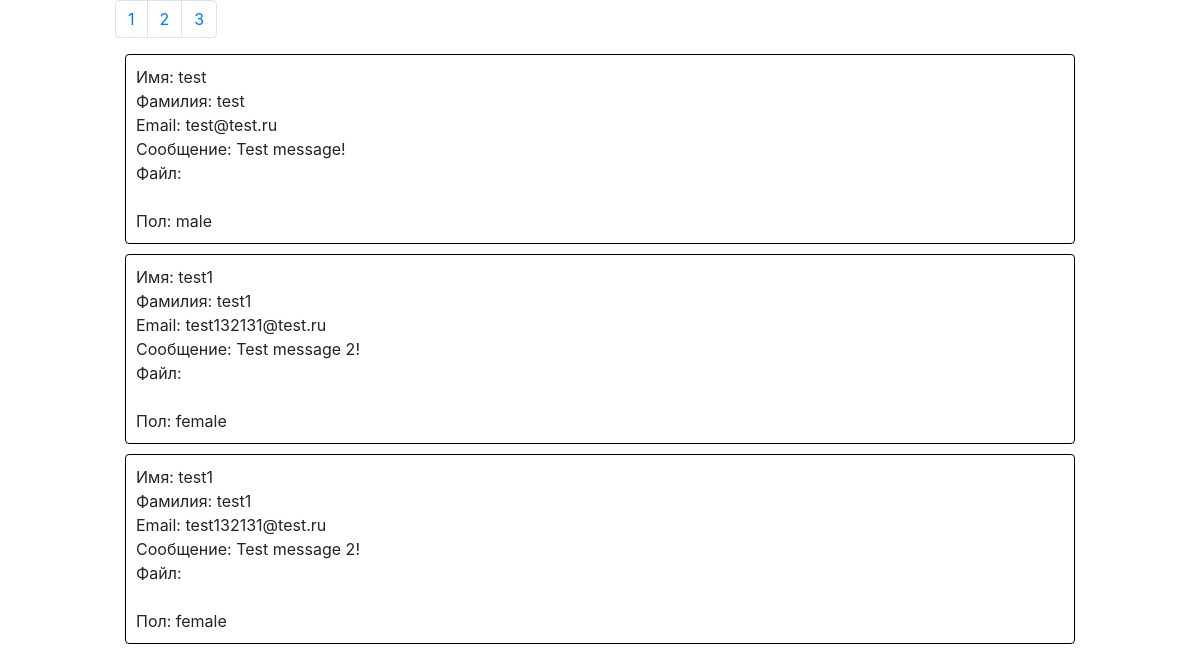
The page /src/comments.php on the database its author committed.
### tables this page shows
CREATE TABLE `forms` (
  `form_id` int(11) NOT NULL,
  `user_name` varchar(100) NOT NULL,
  `user_surname` varchar(100) NOT NULL,
  `user_email` varchar(100) NOT NULL,
  `user_text` varchar(100) NOT NULL,
  `user_file` blob NOT NULL,
  `user_gender` varchar(100) NOT NULL
);

### src/comments.php (the view, shortened to what this page needs)
<?php
require_once('connect.php');
$num_per_page = 3;
if(isset($_GET['page']))
{
    $page = $_GET['page'];
}
else
{
    $page = 1;
}
$start_from = ($page - 1) * $num_per_page;
$result = mysqli_query($connect, "SELECT * FROM forms limit $start_from, $num_per_page");
?>
<!DOCTYPE html>
<html lang="en">
<head>
    <link rel="stylesheet" href="https://cdn.jsdelivr.net/npm/bootstrap@4.6.1/dist/css/bootstrap.min.css">
    <link rel="stylesheet" href="./css/styles.css">
</head>
<body>
    <div class="container col-md-10">
        <?php
        $total = mysqli_num_rows($result);
        echo "<ul class='pagination'>";
        for($i = 1; $i <= $total; $i++)
        {
            echo "<li class='page-item'>";
            echo "<a href='comments.php?page=".$i."' class='page-link'>".$i."</a>";
            echo "</li>";
        }
        echo "</ul>";
        if(mysqli_num_rows($result) == 0)
        {
            echo "Записи отсутствуют";
        } else {
            while($comments = mysqli_fetch_assoc($result))
            {
                echo '<div class="comment card">';
                echo 'Имя: '.$comments['user_name'].'<br>';
                echo 'Фамилия: '.$comments['user_surname'].'<br>';
                echo 'Email: '.$comments['user_email'].'<br>';
                echo 'Сообщение: '.$comments['user_text'].'<br>';
                echo 'Файл: '.'<img src="'.$comments['user_file'].'" alt="">'.'<br>';
                echo 'Пол: '.$comments['user_gender'].'<br>';
                echo '</div>';
            }
        }
        ?>
    </div>
</body>
</html>

### css/styles.css (style rules this page uses)
.comment { border: 1px solid black; margin: 10px; padding: 10px; }

### rows shown on the page
forms: user_name "test", user_surname "test", user_email "test@test.ru", user_text "Test message!", user_gender "male"
forms: user_name "test1", user_surname "test1", user_email "test132131@test.ru", user_text "Test message 2!", user_gender "female"
forms: user_name "test1", user_surname "test1", user_email "test132131@test.ru", user_text "Test message 2!", user_gender "female"
